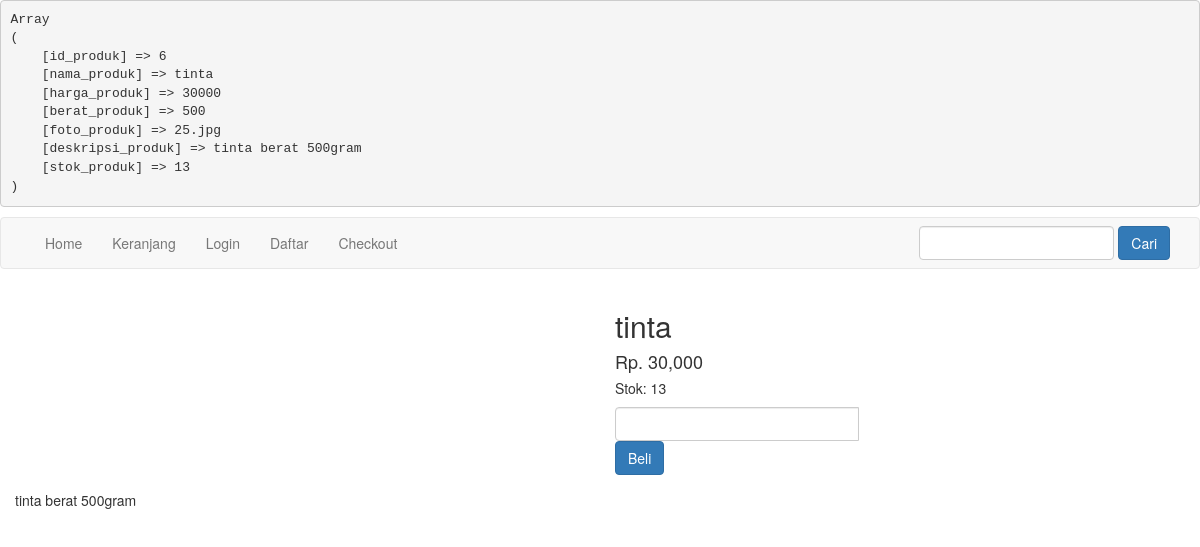
Screenshot of /detail.php?id=6 with the database file from the repository.
### tables this page shows
CREATE TABLE IF NOT EXISTS `produk` (
  `id_produk` int(11) NOT NULL AUTO_INCREMENT,
  `nama_produk` varchar(100) NOT NULL,
  `harga_produk` int(11) NOT NULL,
  `berat_produk` int(11) NOT NULL,
  `foto_produk` varchar(100) NOT NULL,
  `deskripsi_produk` text NOT NULL,
  `stok_produk` int(5) NOT NULL,
  PRIMARY KEY (`id_produk`)
);

### detail.php (the view, shortened to what this page needs)
<?php include 'koneksi.php'; ?>
<?php
	$id_produk = $_GET["id"];
	$ambil = $koneksi->query("select *from produk where id_produk='$id_produk'");
	$detail = $ambil->fetch_assoc();
	echo "<pre>";
	print_r($detail);
	echo "</pre>";
?>
	<!DOCTYPE html>
	<html>
		<head>
			<link rel="stylesheet" href="admin/assets/css/bootstrap.css">
	</head>
	<body>
	<?php include 'menu.php'; ?>
	<section class="kontent">
		<div class="container">
			<div class ="row">
			<div class="col-md-6">
				</div>
				<div class="col-md-6">
					<h2><?php echo $detail["nama_produk"]?></h2>
					<h4>Rp. <?php echo number_format($detail["harga_produk"]);?></h4>
					<h5>Stok: <?php echo $detail['stok_produk'] ?></h5>
				<form method="post">
					<div class="form-group">
					<div class="input-group">
						<input type="number" min="1" class="form-control" name="jumlah" max="
						<?php echo $detail['stok_produk'] ?>
							<div class ="input-group-btn">
							<button class="btn btn-primary" name="beli">Beli</button>
						</div>
						</div>
					</div>
				<p><?php echo $detail["deskripsi_produk"];?></p>
			</div>
		</div>
</section>
	</body>
	</html>

### rows the page displays
produk: nama_produk "tinta", harga_produk "30,000", stok_produk "13", deskripsi_produk "tinta berat 500gram"
